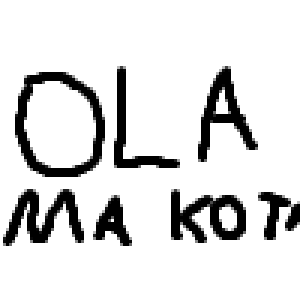
#> input picture krypto/kryptografia wuzualna/obraz.png, 100 x 100 px (shown 3 times larger)
$ python krypto.py
#> lines starting #> are read from the running program, lines starting #| are printed output that depends on the picture; after the words box and inside, x2 and y2 are one past the last pixel; in counts of white or black regions, pixels touching at a corner belong together
from PIL import Image, ImageChops
import random

image = Image.open('obraz.png')
#> image is the input picture: PIL image 100x100 RGBA; mean R, G, B, A 220.3, 220.3, 220.3, 255
width, heigth = image.size
#> width = 100; heigth = 100
tabela_obrazu = []

for i in range(heigth):
    tabela_obrazu.append([])
    for j in range(width):

        pixel_value = image.getpixel((i, j))
        tabela_obrazu[-1].append(pixel_value)
        print(pixel_value)
    print("\n")
#> after the loop, tabela_obrazu = 100 items


# udzał 1
def create_udzial(pixele_wejsciowe):
    image1 = Image.new("RGB", (200, 100), (255, 255, 255))
#> image1: PIL image 200x100 RGB; every value is 255
    image2 = Image.new("RGB", (200, 100), (255, 255, 255))
    prawd = [True, False]

    for i in range(len(pixele_wejsciowe)):
        for j in range(len(pixele_wejsciowe)):
            if pixele_wejsciowe[i][j] == (255, 255, 255, 255):

                random_element = random.choice(prawd)
                if random_element:
                    image1.putpixel((i*2, j),  (255, 255, 255, 127))
                    image1.putpixel((i*2 + 1, j), (0, 0, 0, 127))

                    image2.putpixel((i*2, j), (0, 0, 0, 127))
                    image2.putpixel((i*2 + 1, j), (255, 255, 255, 127))

                else:
                    image1.putpixel((i*2, j), (0, 0, 0, 127))
                    image1.putpixel((i*2 + 1, j), (255, 255, 255, 127))

                    image2.putpixel((i*2, j), (255, 255, 255, 127))
                    image2.putpixel((i*2 + 1, j), (0, 0, 0, 127))


            else:
                random_element = random.choice(prawd)
                if random_element:
                    image1.putpixel((i*2, j),  (255, 255, 255, 127))
                    image1.putpixel((i*2 + 1, j), (0, 0, 0, 127))

                    image2.putpixel((i*2, j), (255, 255, 255, 127))
                    image2.putpixel((i*2 + 1, j), (0, 0, 0, 127))

                else:
                    image1.putpixel((i*2, j), (0, 0, 0, 127))
                    image1.putpixel((i*2 + 1, j),  (255, 255, 255, 127))

                    image2.putpixel((i*2, j), (0, 0, 0, 127))
                    image2.putpixel((i*2 + 1, j), (255, 255, 255, 127))
#> this loop made 100 passes
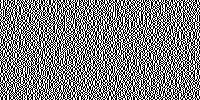
#> image1: PIL image 200x100 RGB; 50% white in thin lines or dots
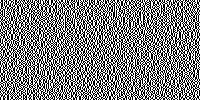
#> image2: PIL image 200x100 RGB; 50% white in thin lines or dots

    return image1, image2


pic1, pic2 = create_udzial(tabela_obrazu)

pic1.save('udzial1.png')
pic2.save('udzial2.png')


pic1 = pic1.convert("1")
#> pic1: PIL image 200x100 1; 50% white in thin lines or dots
pic2 = pic2.convert("1")
#> pic2: PIL image 200x100 1; 50% white in thin lines or dots

#nalozenie na sb obraków

pic3 = ImageChops.logical_xor(pic1, pic2)
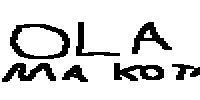
#> pic3: PIL image 200x100 1; 84.7% white; 7 black regions, largest, box (x1, y1, x2, y2) and area: (10, 24, 70, 59) 708, (114, 63, 164, 81) 536, (2, 63, 56, 82) 532

pic3.save('odkodowany_obraz.png')
